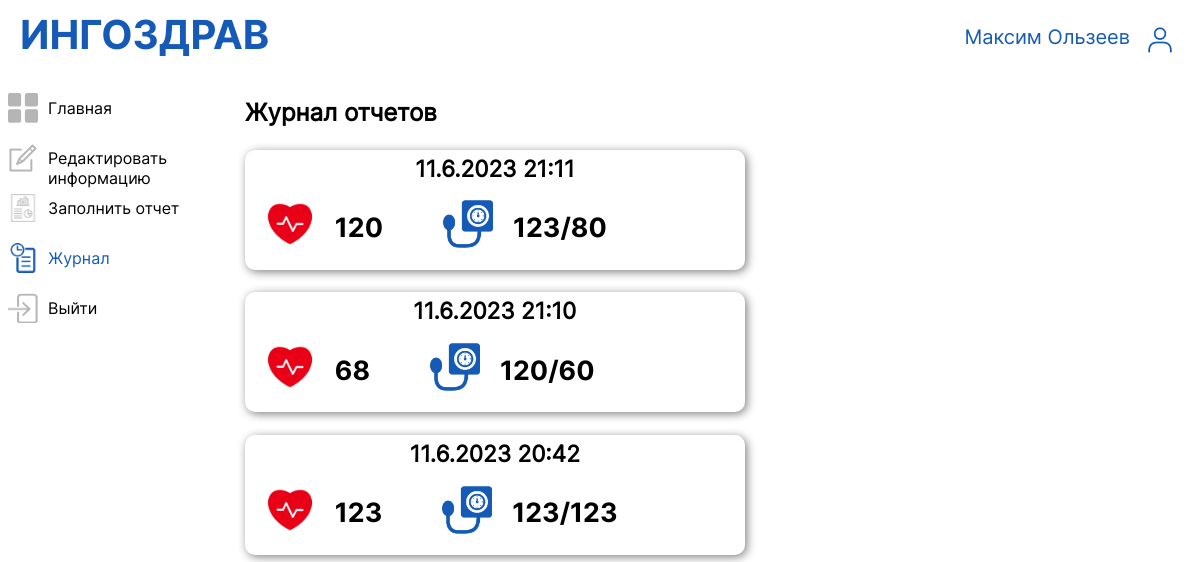
The page /log (signed in) on the database its author committed.
### main/models.py (models this page shows, shortened)
class MedicalInfo(models.Model):
    username = models.CharField(max_length=30)
    report_datetime = models.DateTimeField()
    pulse = models.IntegerField()
    preassure1 = models.IntegerField()
    preassure2 = models.IntegerField()
    class Meta:
        verbose_name = "User's medical info"
        verbose_name_plural = "Users' medical info"

### main/views.py (the view)
# urls.py: path('log', views.personal_area_log, name='area4'),
def personal_area_log(request):
    reports = MedicalInfo.objects.filter(username=request.user.username).order_by("-report_datetime")
    return render(request, 'main/personal_area_log.html', {'is_main': False,
                                                           'chosen': 4,
                                                           "title": get_title(request),
                                                           "reports": reports})

### main/views.py (called while the page is built)
def get_title(request):
    if request.user.is_authenticated:
        first_name = request.user.first_name
        second_name = request.user.last_name
        mail = request.user.username
        if first_name:
            return f"{first_name} {second_name}" if second_name else first_name
        else:
            return mail
    else:
        return ''

### main/templates/main/personal_area_log.html (shortened to what this page needs)
{% extends 'main/list.html' %}
{% load static %}
{% block personal_area_content %}
<div class="personal_area_log_content">
    <h2 class="personal_area_title">Журнал отчетов</h2>
    {% for report in reports %}
        <div class="log_report">
            <h3 class="log_report_title">{{ report.report_datetime.day }}.{{ report.report_datetime.month }}.{{ report.report_datetime.year }} {{ report.report_datetime.hour}}:{{ report.report_datetime.minute }} </h3>
            <div class="log_report_info">
                <img src="{% static 'main/png/heartbeat.png' %}" class="log_report_image">
                <p>{{ report.pulse }}</p>
                <img src="{% static 'main/png/pressure.png' %}" class="log_report_image" style="left: 100px">
                <p style="left: 120px;">{{ report.preassure2 }}/{{ report.preassure1 }}</p>
            </div>
        </div>
    {% endfor %}
</div>
{% endblock %}

### main/static/main/css/main.css (style rules this page uses)
.personal_area_title { font-family: 'Inter'; }
.personal_area_log_content { font-family: 'Inter'; }
.log_report { display: block; width: 500px; height: 120px; box-shadow: 2px 2px 10px grey; border-radius: 10px; }
.log_report_title { font-size: 17pt; text-align: center; position: relative; top: 5px; }
.log_report_info { display: flex; }
.log_report_info p { position: relative; left: 40px; bottom: 15px; font-size: 20pt; font-family: 'Inter-bold'; }
.log_report_image { display: block; width: 50px; height: 50px; position: relative; left: 20px; }

### rows shown on the page
MedicalInfo: report_datetime.day "11", report_datetime.month "6", report_datetime.year "2023", report_datetime.hour "21", report_datetime.minute "11", pulse "120", preassure2 "123", preassure1 "80"
MedicalInfo: report_datetime.day "11", report_datetime.month "6", report_datetime.year "2023", report_datetime.hour "21", report_datetime.minute "10", pulse "68", preassure2 "120", preassure1 "60"
MedicalInfo: report_datetime.day "11", report_datetime.month "6", report_datetime.year "2023", report_datetime.hour "20", report_datetime.minute "42", pulse "123", preassure2 "123", preassure1 "123"

### other values the page prints
{{ title }} "Максим Ользеев"
